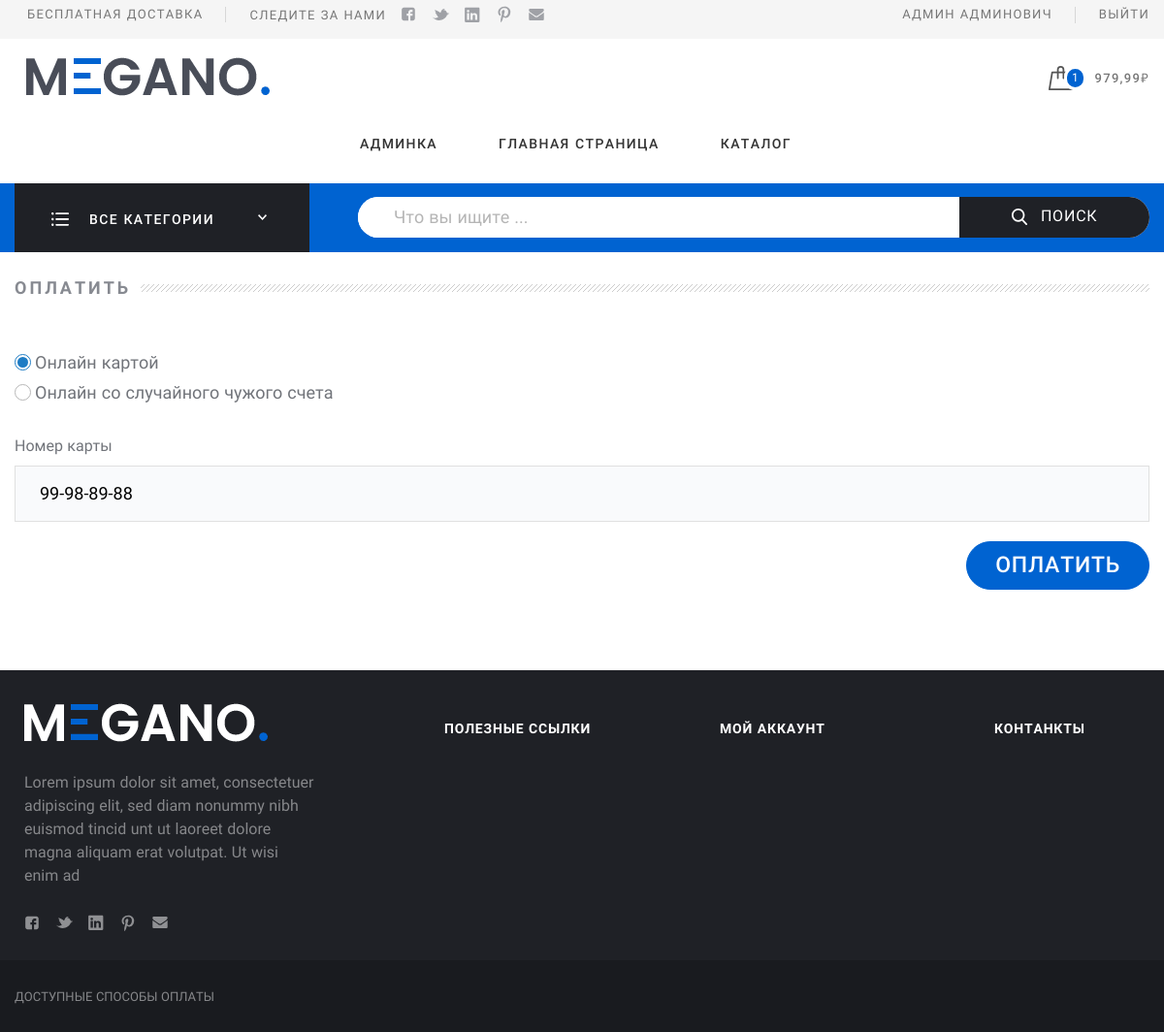
Page /payment/pay/1/ (signed in) on the committed database.
### app_users/models.py (models this page shows, shortened)
class User(AbstractBaseUser, PermissionsMixin):
    image_validator = FileExtensionValidator(
        allowed_extensions=['png', 'jpg', 'gif'],
        message='Расширение не поддерживается. Разрешенные расширения .jpg .gif .png')
    def validate_size(self):
        filesize = self.file.size
        print(self.file.size)
        megabyte_limit = 2.0
        if filesize > megabyte_limit * 1024 * 1024:
            raise ValidationError("Максимальный размер файла %sMB" % str(megabyte_limit), code='invalid')
    phoneNumberValid = RegexValidator(regex=r"^\d{10}$")
    email = models.EmailField(unique=True, verbose_name='Электронная почта')
    phone = models.CharField(unique=True, validators=[phoneNumberValid], max_length=10, verbose_name="Телефон")
    full_name = models.CharField(max_length=254, verbose_name='Полное имя', default='')
    avatar = models.ImageField(upload_to='avatars/', blank=True, verbose_name='Ссылка на изображение',
                               validators=[validate_size, image_validator])
    date_joined = models.DateTimeField(default=timezone.now, verbose_name='Дата регистрации')
    is_active = models.BooleanField(default=True, verbose_name='Активен')
    is_staff = models.BooleanField(default=False, verbose_name='Сотрудник')
    objects = UserManager()
    USERNAME_FIELD = "email"
    REQUIRED_FIELDS = []
    def __str__(self):
        return self.full_name
    @property
    def welcome_name(self):
        return ' '.join(self.full_name.split()[1:])
    class Meta:
        ordering = ['id']
        verbose_name = 'Пользователь'
        verbose_name_plural = 'Пользователи'

### app_movement_goods/models.py (models this page shows, shortened)
class UserCart(models.Model):
    owner = models.OneToOneField(
        settings.AUTH_USER_MODEL, on_delete=models.CASCADE,
        related_name='cart', verbose_name='Чья корзина', blank=True, null=True)
    session = models.CharField(
        verbose_name='Сессия', default='', max_length=40)
    cart = models.ManyToManyField(
        Product, through='InsideCart', verbose_name='Содержание корзины',
        related_name="carts", blank=True)
    def __str__(self):
        return 'Корзина ' + str(self.owner.email) if self.owner else 'Корзина Anonymous'
    def __len__(self):
        return sum(item.quantity for item in self.contents.only('quantity').all())
    @property
    def get_total_price(self):
        return sum(
            Decimal(item.cost) * item.quantity for item in self.contents.only('quantity', 'cost').all())
    class Meta:
        verbose_name = "Корзина пользователя"
        verbose_name_plural = "Корзины пользователей"

class InsideCart(models.Model):
    user_cart = models.ForeignKey(UserCart, on_delete=models.CASCADE, related_name='contents')
    product = models.ForeignKey(Product, on_delete=models.CASCADE, verbose_name='Товары')
    quantity = models.PositiveSmallIntegerField(verbose_name='Количество', default=0)
    cost = models.DecimalField(max_digits=10, decimal_places=2, verbose_name='Стоимость', null=True)
    class Meta:
        verbose_name = "Товар"
        verbose_name_plural = "Товары"

class Order(models.Model):
    DELIVERY_CHOICES = (
        ("1", "Обычная доставка"),
        ("2", "Экспресс доставка"),)
    PAYMENT_CHOICES = (
        ("1", "Онлайн картой"),
        ("2", "Онлайн со случайного чужого счета"),)
    created_at = models.DateTimeField(auto_now_add=True, verbose_name='Создан')
    updated_at = models.DateTimeField(auto_now=True, verbose_name='Изменен')
    owner = models.ForeignKey(
        settings.AUTH_USER_MODEL, related_name='order', on_delete=models.CASCADE, verbose_name='Чей заказ')
    city = models.CharField(max_length=100, verbose_name='Город')
    address = models.CharField(max_length=250, verbose_name='Адрес')
    delivery_type = models.CharField(
        max_length=1, choices=DELIVERY_CHOICES, verbose_name='Тип доставки', default="1")
    payment_type = models.CharField(
        max_length=1, choices=PAYMENT_CHOICES, verbose_name='Тип оплаты', default="1")
    card_number = models.PositiveSmallIntegerField(
        validators=[MinValueValidator(10000000), MaxValueValidator(99999999)], verbose_name='Номер карты')
    delivery_price = models.DecimalField(max_digits=10, decimal_places=2, verbose_name='Цена доставки', default=0)
    paid = models.BooleanField(default=False, verbose_name='оплачен')
    status = models.CharField(max_length=150, verbose_name='Ошибки оплаты', blank=True, null=True)
    payment_code = models.IntegerField(default=0, verbose_name='Код оплаты')
    structure = models.ManyToManyField(
        Product, through='OrderContents', verbose_name='Содержание заказа', related_name='order')
    class Meta:
        ordering = ('-created_at',)
        verbose_name = "Заказ"
        verbose_name_plural = "Заказы"
    def __str__(self):
        return f'Заказ {self.owner.email} №{self.id} от {self.created_at.strftime("%d-%m-%Y")}'

### app_payments/views.py (the view, shortened to what this page needs)
# urls.py: path('pay/<int:pk>/', OrderPayment.as_view(), name='pay'),
class OrderPayment(LoginRequiredMixin, UpdateView):
    model = Order
    form_class = OrderPaymentForm
    template_name = 'app_orders/payment.html'
    raise_exception = True
    def get_object(self, queryset=None):
        object = super().get_object(queryset)
        if object.owner != self.request.user:
            raise PermissionDenied
        return object

### app_movement_goods/forms.py
class OrderPaymentForm(forms.ModelForm):
    card_number = forms.CharField(
        max_length=11, required=True, label='Номер карты', widget=forms.TextInput(
            attrs={
                'class': 'form-input',
                'data-validate': 'requireCard'}))
    class Meta:
        model = Order
        fields = ['payment_type', 'card_number']
        widgets = {
            'payment_type': forms.RadioSelect
        }

### app_configurations/context_processors.py (called while the page is built)
def load_settings(request):
    return {'site_settings': SiteSettings.load()}

### app_configurations/models.py (called while the page is built)
    def __str__(self):
        return self.name

    def __str__(self):
        return 'Конфигурация'

### app_configurations/singletons.py (called while the page is built)
    @classmethod
    def load(cls):
        try:
            return cls.objects.get()
        except ObjectDoesNotExist:
            return cls()

### app_movement_goods/cart.py (called while the page is built)
def get_cart(request):
    user = request.user
    if not user.is_authenticated:
        session_key = request.session.session_key
        if not session_key:
            request.session.cycle_key()
            session_key = request.session.session_key
        cart = UserCart.objects.prefetch_related('contents__product').get_or_create(session=session_key)[0]
        request.session['no_user_cart_id'] = cart.id
        request.session['session_key'] = session_key
    else:
        cart_id = request.session.get('no_user_cart_id')
        cart = UserCart.objects.prefetch_related('contents__product').get_or_create(owner=user)[0]
        if cart_id:
            data = UserCart.objects.prefetch_related('contents__product').get(pk=cart_id)
            cart.add_cart(data)
            del request.session['no_user_cart_id']
            request.session.modified = True
    return cart

### app_movement_goods/context_processors.py (called while the page is built)
def cart(request):
    return {'cart': get_cart(request)}

### app_products/context_processors.py (called while the page is built)
def load_menu(request):
    try:
        settings = SiteSettings.load()
        sub_categories = settings.root_category.get_descendants(include_self=False)
    except AttributeError as exc:
        sub_categories = {}
    return {'main_menu': sub_categories}

### app_movement_goods/templates/app_orders/payment.html (shortened to what this page needs)
{% extends "base.html" %}
{% block middle %}
<div class="Middle Middle_top">
    <div class="Section">
        <div class="wrap">
            <div class="Section-content">
                <header class="Section-header Section-header_sm">
                    <h2 class="Section-title">Оплатить
                    </h2>
                </header>
                <form class="form" method="post">
                    <div class="form-group">
                        {% for radio in form.payment_type %}
                        <div>
                            <label class="toggle">
                                {{ radio.tag }}<span
                                    class="toggle-box"></span><span
                                    class="toggle-text">{{ radio.choice_label }}</span>
                            </label>
                        </div>
                        {% endfor %}
                    </div>
                    <div class="form-group">
                        <label class="form-label" for="{{ form.card_number.id_for_card_number }}">
                            {{ form.card_number.label }}
                        </label>
                        {{ form.card_number }}
                    </div>
                    <div class="Order-footer">
                        <button class="btn btn_primary btn_lg" type="submit">
                            Оплатить
                        </button>
                    </div>
                </form>
            </div>
        </div>
    </div>
</div>
{% endblock %}

### templates/base.html (shortened to what this page needs)
<!DOCTYPE html>
{% load static %}
{% url 'main' as main %}
{% load thumbnail %}
{% load mptt_tags %}
{% url 'get_cart_data' as cart_url %}
<html lang="ru">
<head>
  {% block head %}
  <link rel="stylesheet" href="{% static 'assets/css/toastr.css' %}">
  <link rel="stylesheet" href="{% static 'assets/css/fonts.css' %}">
  <link rel="stylesheet" href="{% static 'assets/css/basic.css' %}">
  <link rel="stylesheet" href="{% static 'assets/css/extra.css' %}">
  {% endblock %}
</head>
<body class="Site">
  {% block header %}<header class="Header">
    <div class="ControlPanel">
      <div class="wrap">
        <div class="row ControlPanel-row">
          <div class="row-block">
            <div class="row ControlPanel-rowSplit">
              <div class="row-block"><a class="ControlPanel-title" href="{% url 'catalog' %}?delivery=on">Бесплатная доставка</a>
              </div>
              <div class="row-block hide_700"><span class="ControlPanel-title">Следите за нами</span>
                <ul class="menu menu_img menu_smallImg ControlPanel-menu">
                  <li class="menu-item"><a class="menu-link" href="#"><img src="{% static 'assets/img/icons/socialHeader/fb.svg' %}" alt="fb.svg"/></a></li>
                  <li class="menu-item"><a class="menu-link" href="#"><img src="{% static 'assets/img/icons/socialHeader/tw.svg' %}" alt="tw.svg"/></a></li>
                  <li class="menu-item"><a class="menu-link" href="#"><img src="{% static 'assets/img/icons/socialHeader/in.svg' %}" alt="in.svg"/></a></li>
                  <li class="menu-item"><a class="menu-link" href="#"><img src="{% static 'assets/img/icons/socialHeader/pt.svg' %}" alt="pt.svg"/></a></li>
                  <li class="menu-item"><a class="menu-link" href="#"><img src="{% static 'assets/img/icons/socialHeader/mail.svg' %}" alt="mail.svg"/></a></li>
                </ul>
              </div>
            </div>
          </div>
          <nav class="row-block">
            <div class="row ControlPanel-rowSplit">
                {% if user.is_authenticated %}
              <div class="row-block"><a class="ControlPanel-title" href="{% url 'account' %}">{{ user.welcome_name }}</a></div>
              <div class="row-block"><a class="ControlPanel-title" href="{% url 'logout' %}?next={% url 'main' %}">Выйти</a></div>
                  {% else %}
              <div class="row-block"><a class="ControlPanel-title" href="{% url 'login' %}">Вход / Регистрация</a>
                  {% endif %}
              </div>
            </div>
        </div>
      </div>
    <div class="wrap">
      <div class="row Header-rowMain">
        <div class="row-block Header-logo"><a class="logo" href="#"><img class="logo-image" src="{% static 'assets/img/logo.png' %}" alt="logo.png"/></a>
        </div>
        <nav class="row-block row-block_right Header-menu">
          <div class="menuModal" id="navigate">
            <ul class="menu menu_main">
                {% if user.is_staff %}
              <li class="menu-item"><a class="menu-link" href="/admin/">Админка</a></li>{% endif %}
                {% url 'main' as main %}{% if request.path != main %}
              <li class="menu-item"><a class="menu-link" href="{% url 'main' %}">Главная страница</a></li>{% endif %}
              <li class="menu-item"><a class="menu-link" href="{% url 'catalog' %}">Каталог</a></li>
            </ul>
          </div>
        </nav>
        <div class="row-block">
          <div class="CartBlock"><a class="CartBlock-block" href="{% url 'cart_detail' %}">
              <img class="CartBlock-img" src="{% static 'assets/img/icons/cart.svg' %}"
                   alt="cart.svg"/><span class="CartBlock-amount">{{ cart|length }}</span></a>
            <div class="CartBlock-block">
                <span class="CartBlock-price">{{ cart.get_total_price }}<span class="code-rub">₽</span></span>
            </div>
          </div>
        </div>
      </div>
    </div>
    <div class="Header-searchWrap">
      <div class="wrap">
        <div class="Header-categories">
          <div class="CategoriesButton">
            <div class="CategoriesButton-title">
              <div class="CategoriesButton-icon"><img src="{% static 'assets/img/icons/allDep.svg' %}" alt="allDep.svg"/>
              </div><span class="CategoriesButton-text">Все категории</span>
              <div class="CategoriesButton-arrow">
              </div>
            </div>
          </div>
        </div>
        <div class="Header-search">
          <div class="search">
            <form class="form form_search" action="{% url 'catalog' %}" method="post">
              <input class="search-input" id="query" name="query" type="text" placeholder="Что вы ищите ..."/>
              <button class="search-button" type="submit" name="search" id="search"><img src="{% static 'assets/img/icons/search.svg' %}" alt="search.svg"/>Поиск
              </button>
            </form>
          </div>
        </div>
      </div>
    </div>
  </header>{% endblock %}
  {% block middle %}{% endblock %}
  {% block footer%}
  <footer class="Footer">
    <div class="wrap">
      <div class="row Footer-main">
        <div class="row-block"><a class="logo Footer-logo" href="#"><img class="logo-image" src="{% static 'assets/img/logo_footer.png' %}" alt="logo_footer.png"/></a>
          <p>Lorem ipsum dolor sit amet, consectetuer adipiscing elit, sed diam nonummy nibh euismod tincid  unt ut laoreet dolore magna aliquam erat volutpat. Ut wisi enim ad
          </p>
          <ul class="menu menu_img menu_smallImg Footer-menuSoc">
            <li class="menu-item"><a class="menu-link" href="#"><img src="{% static 'assets/img/icons/socialFooter/fb.svg' %}" alt="fb.svg"/></a>
            </li>
            <li class="menu-item"><a class="menu-link" href="#"><img src="{% static 'assets/img/icons/socialFooter/tw.svg' %}" alt="tw.svg"/></a>
            </li>
            <li class="menu-item"><a class="menu-link" href="#"><img src="{% static 'assets/img/icons/socialFooter/in.svg' %}" alt="in.svg"/></a>
            </li>
            <li class="menu-item"><a class="menu-link" href="#"><img src="{% static 'assets/img/icons/socialFooter/pt.svg' %}" alt="pt.svg"/></a>
            </li>
            <li class="menu-item"><a class="menu-link" href="#"><img src="{% static 'assets/img/icons/socialFooter/mail.svg' %}" alt="mail.svg"/></a>
            </li>
          </ul>
        </div>
        <div class="row-block">
          <strong class="Footer-title">Полезные ссылки
          </strong>
        </div>
        <div class="row-block">
          <strong class="Footer-title">Мой аккаунт
          </strong>
        </div>
        <div class="row-block">
          <strong class="Footer-title">Контанкты
          </strong>
        </div>
      </div>
    </div>
    <div class="Footer-copy">
      <div class="wrap">
        <div class="row row_space">
          <div class="row-block"><span>Доступные способы оплаты</span>
            </div>
          </div>
        </div>
      </div>
  </footer>{% endblock %}
</body>
</html>

### rows in the picture
User: welcome_name "АДМИН АДМИНОВИЧ"
UserCart: get_total_price "979,99"
Order: card_number "99-98-89-88"

### other values in the picture
{{ cart|length }} "1"
{{ radio.choice_label }} "Онлайн картой" "Онлайн со случайного чужого счета"
